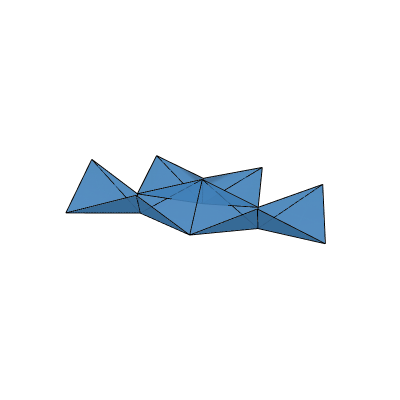
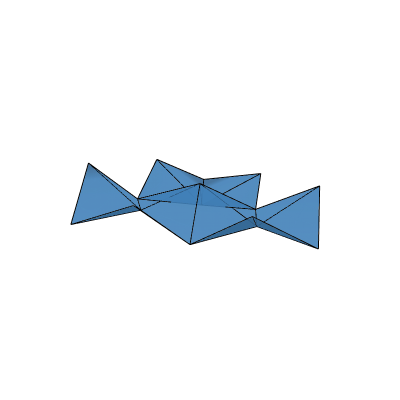
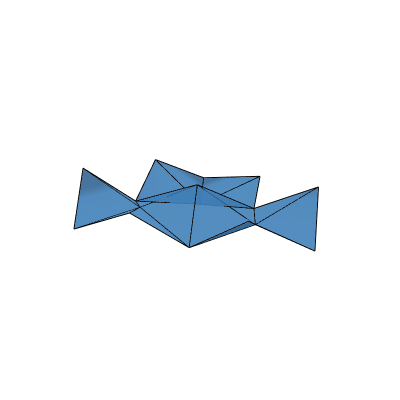
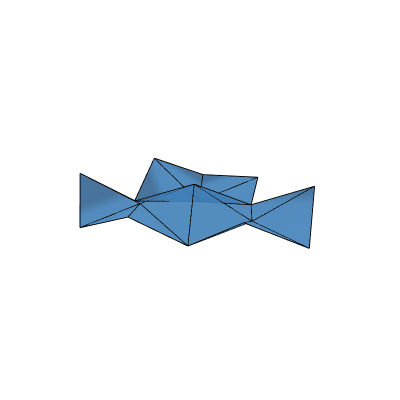

The code cell stored with these charts, in order, in its notebook:
### Code cell
for i in ran
    display(plot(waterbomb_cells(eta, zeta,gamma*i,del_beta*i, base_length), opacity = 0.9, width = 400, height = 400, viewpoints = [[1.8,1,1.8]]))
end

### Figure 1 — Plotly figure (JSON) as saved in the notebook; plotly's stock layout.template omitted (floating-point values rounded to 4 significant figures)
{"data": [{"facecolor": ["#407FB7", "#407FB7", "#407FB7", "#407FB7", "#407FB7", "#407FB7", "#407FB7", "#407FB7", "#407FB7", "#407FB7", "#407FB7", "#407FB7", "#407FB7", "#407FB7", "#407FB7", "#407FB7", "#407FB7", "#407FB7"], "i": [0, 0, 0, 0, 7, 0, 0, 12, 7, 7, 12, 12, 7, 7, 12, 12, 7, 12], "j": [1, 2, 6, 3, 3, 5, 4, 4, 2, 11, 3, 15, 10, 8, 11, 14, 9, 13], "k": [2, 3, 1, 4, 2, 6, 5, 3, 8, 3, 11, 4, 11, 9, 13, 15, 10, 14], "opacity": 0.9, "type": "mesh3d", "x": [0, -1.509, 0.3917, 0.03, 1.509, -0.3917, -0.03, 0.1979, -1.055, 0.807, 0.4501, 1.877, 1.333, 1.568, 3.029, 1.186], "y": [0, 1.346, 1.967, 0, -1.346, -1.967, 0, 1.997, 3.308, 3.935, 1.967, 0.6287, -1.507, -1.347, -2.706, -3.282], "z": [0, 0.9552, 0.9887, 0.9996, 0.9552, 0.9887, 0.9996, 0.008107, 1.316, 0.9433, 0.9753, 0.5616, -0.01578, 0.9428, 0.8128, 1.336]}, {"line": {"color": "#000000"}, "mode": "lines", "type": "scatter3d", "x": [0, -1.509], "y": [0, 1.346], "z": [0, 0.9552]}, {"line": {"color": "#000000"}, "mode": "lines", "type": "scatter3d", "x": [0, 0.3917], "y": [0, 1.967], "z": [0, 0.9887]}, {"line": {"color": "#000000"}, "mode": "lines", "type": "scatter3d", "x": [0, 0.03], "y": [0, 0], "z": [0, 0.9996]}, {"line": {"color": "#000000"}, "mode": "lines", "type": "scatter3d", "x": [0, 1.509], "y": [0, -1.346], "z": [0, 0.9552]}, {"line": {"color": "#000000"}, "mode": "lines", "type": "scatter3d", "x": [0, -0.3917], "y": [0, -1.967], "z": [0, 0.9887]}, {"line": {"color": "#000000"}, "mode": "lines", "type": "scatter3d", "x": [0, -0.03], "y": [0, 0], "z": [0, 0.9996]}, {"line": {"color": "#000000"}, "mode": "lines", "type": "scatter3d", "x": [-1.509, 0.3917], "y": [1.346, 1.967], "z": [0.9552, 0.9887]}, {"line": {"color": "#000000"}, "mode": "lines", "type": "scatter3d", "x": [-1.509, -0.03], "y": [1.346, 0], "z": [0.9552, 0.9996]}, {"line": {"color": "#000000"}, "mode": "lines", "type": "scatter3d", "x": [0.3917, 0.03], "y": [1.967, 0], "z": [0.9887, 0.9996]}, {"line": {"color": "#000000"}, "mode": "lines", "type": "scatter3d", "x": [0.3917, 0.1979], "y": [1.967, 1.997], "z": [0.9887, 0.008107]}, {"line": {"color": "#000000"}, "mode": "lines", "type": "scatter3d", "x": [0.3917, -1.055], "y": [1.967, 3.308], "z": [0.9887, 1.316]}, {"line": {"color": "#000000"}, "mode": "lines", "type": "scatter3d", "x": [0.03, 1.509], "y": [0, -1.346], "z": [0.9996, 0.9552]}, {"line": {"color": "#000000"}, "mode": "lines", "type": "scatter3d", "x": [0.03, 0.1979], "y": [0, 1.997], "z": [0.9996, 0.008107]}, {"line": {"color": "#000000"}, "mode": "lines", "type": "scatter3d", "x": [0.03, 1.877], "y": [0, 0.6287], "z": [0.9996, 0.5616]}, {"line": {"color": "#000000"}, "mode": "lines", "type": "scatter3d", "x": [0.03, 1.333], "y": [0, -1.507], "z": [0.9996, -0.01578]}, {"line": {"color": "#000000"}, "mode": "lines", "type": "scatter3d", "x": [1.509, -0.3917], "y": [-1.346, -1.967], "z": [0.9552, 0.9887]}, {"line": {"color": "#000000"}, "mode": "lines", "type": "scatter3d", "x": [1.509, 1.333], "y": [-1.346, -1.507], "z": [0.9552, -0.01578]}, {"line": {"color": "#000000"}, "mode": "lines", "type": "scatter3d", "x": [1.509, 1.186], "y": [-1.346, -3.282], "z": [0.9552, 1.336]}, {"line": {"color": "#000000"}, "mode": "lines", "type": "scatter3d", "x": [-0.3917, -0.03], "y": [-1.967, 0], "z": [0.9887, 0.9996]}, {"line": {"color": "#000000"}, "mode": "lines", "type": "scatter3d", "x": [0.1979, -1.055], "y": [1.997, 3.308], "z": [0.008107, 1.316]}, {"line": {"color": "#000000"}, "mode": "lines", "type": "scatter3d", "x": [0.1979, 0.807], "y": [1.997, 3.935], "z": [0.008107, 0.9433]}, {"line": {"color": "#000000"}, "mode": "lines", "type": "scatter3d", "x": [0.1979, 0.4501], "y": [1.997, 1.967], "z": [0.008107, 0.9753]}, {"line": {"color": "#000000"}, "mode": "lines", "type": "scatter3d", "x": [0.1979, 1.877], "y": [1.997, 0.6287], "z": [0.008107, 0.5616]}, {"line": {"color": "#000000"}, "mode": "lines", "type": "scatter3d", "x": [-1.055, 0.807], "y": [3.308, 3.935], "z": [1.316, 0.9433]}, {"line": {"color": "#000000"}, "mode": "lines", "type": "scatter3d", "x": [0.807, 0.4501], "y": [3.935, 1.967], "z": [0.9433, 0.9753]}, {"line": {"color": "#000000"}, "mode": "lines", "type": "scatter3d", "x": [0.4501, 1.877], "y": [1.967, 0.6287], "z": [0.9753, 0.5616]}, {"line": {"color": "#000000"}, "mode": "lines", "type": "scatter3d", "x": [1.877, 1.333], "y": [0.6287, -1.507], "z": [0.5616, -0.01578]}, {"line": {"color": "#000000"}, "mode": "lines", "type": "scatter3d", "x": [1.877, 1.568], "y": [0.6287, -1.347], "z": [0.5616, 0.9428]}, {"line": {"color": "#000000"}, "mode": "lines", "type": "scatter3d", "x": [1.333, 1.568], "y": [-1.507, -1.347], "z": [-0.01578, 0.9428]}, {"line": {"color": "#000000"}, "mode": "lines", "type": "scatter3d", "x": [1.333, 3.029], "y": [-1.507, -2.706], "z": [-0.01578, 0.8128]}, {"line": {"color": "#000000"}, "mode": "lines", "type": "scatter3d", "x": [1.333, 1.186], "y": [-1.507, -3.282], "z": [-0.01578, 1.336]}, {"line": {"color": "#000000"}, "mode": "lines", "type": "scatter3d", "x": [1.568, 3.029], "y": [-1.347, -2.706], "z": [0.9428, 0.8128]}, {"line": {"color": "#000000"}, "mode": "lines", "type": "scatter3d", "x": [3.029, 1.186], "y": [-2.706, -3.282], "z": [0.8128, 1.336]}], "layout": {"height": 400, "margin": {"b": 50, "l": 50, "r": 50, "t": 60}, "scene": {"aspectmode": "data", "autosize": true, "camera": {"eye": {"x": 1.8, "y": 1, "z": 1.8}}, "xaxis": {"showaxeslabels": false, "showbackground": false, "showticklabels": false, "title": {"text": ""}}, "yaxis": {"showaxeslabels": false, "showbackground": false, "showticklabels": false, "title": {"text": ""}}, "zaxis": {"showaxeslabels": false, "showbackground": false, "showticklabels": false, "title": {"text": ""}}}, "showlegend": false, "width": 400}}

### Figure 2 — Plotly figure (JSON) as saved in the notebook; plotly's stock layout.template omitted (floating-point values rounded to 4 significant figures)
{"data": [{"facecolor": ["#407FB7", "#407FB7", "#407FB7", "#407FB7", "#407FB7", "#407FB7", "#407FB7", "#407FB7", "#407FB7", "#407FB7", "#407FB7", "#407FB7", "#407FB7", "#407FB7", "#407FB7", "#407FB7", "#407FB7", "#407FB7"], "i": [0, 0, 0, 0, 7, 0, 0, 12, 7, 7, 12, 12, 7, 7, 12, 12, 7, 12], "j": [1, 2, 6, 3, 3, 5, 4, 4, 2, 11, 3, 15, 10, 8, 11, 14, 9, 13], "k": [2, 3, 1, 4, 2, 6, 5, 3, 8, 3, 11, 4, 11, 9, 13, 15, 10, 14], "opacity": 0.9, "type": "mesh3d", "x": [0, -1.532, 0.3774, 0.1197, 1.532, -0.3774, -0.1197, 0.06768, -0.9678, 0.826, 0.5945, 1.796, 1.151, 1.741, 2.987, 1.436], "y": [0, 1.406, 1.983, 0, -1.406, -1.983, 0, 2.008, 3.385, 3.969, 1.984, 0.5914, -1.682, -1.423, -2.92, -3.3], "z": [0, 0.8225, 0.9617, 0.9928, 0.8225, 0.9617, 0.9928, 0.01124, 1.437, 0.7735, 0.8609, 0.07638, -0.05975, 0.7054, 0.2525, 1.457]}, {"line": {"color": "#000000"}, "mode": "lines", "type": "scatter3d", "x": [0, -1.532], "y": [0, 1.406], "z": [0, 0.8225]}, {"line": {"color": "#000000"}, "mode": "lines", "type": "scatter3d", "x": [0, 0.3774], "y": [0, 1.983], "z": [0, 0.9617]}, {"line": {"color": "#000000"}, "mode": "lines", "type": "scatter3d", "x": [0, 0.1197], "y": [0, 0], "z": [0, 0.9928]}, {"line": {"color": "#000000"}, "mode": "lines", "type": "scatter3d", "x": [0, 1.532], "y": [0, -1.406], "z": [0, 0.8225]}, {"line": {"color": "#000000"}, "mode": "lines", "type": "scatter3d", "x": [0, -0.3774], "y": [0, -1.983], "z": [0, 0.9617]}, {"line": {"color": "#000000"}, "mode": "lines", "type": "scatter3d", "x": [0, -0.1197], "y": [0, 0], "z": [0, 0.9928]}, {"line": {"color": "#000000"}, "mode": "lines", "type": "scatter3d", "x": [-1.532, 0.3774], "y": [1.406, 1.983], "z": [0.8225, 0.9617]}, {"line": {"color": "#000000"}, "mode": "lines", "type": "scatter3d", "x": [-1.532, -0.1197], "y": [1.406, 0], "z": [0.8225, 0.9928]}, {"line": {"color": "#000000"}, "mode": "lines", "type": "scatter3d", "x": [0.3774, 0.1197], "y": [1.983, 0], "z": [0.9617, 0.9928]}, {"line": {"color": "#000000"}, "mode": "lines", "type": "scatter3d", "x": [0.3774, 0.06768], "y": [1.983, 2.008], "z": [0.9617, 0.01124]}, {"line": {"color": "#000000"}, "mode": "lines", "type": "scatter3d", "x": [0.3774, -0.9678], "y": [1.983, 3.385], "z": [0.9617, 1.437]}, {"line": {"color": "#000000"}, "mode": "lines", "type": "scatter3d", "x": [0.1197, 1.532], "y": [0, -1.406], "z": [0.9928, 0.8225]}, {"line": {"color": "#000000"}, "mode": "lines", "type": "scatter3d", "x": [0.1197, 0.06768], "y": [0, 2.008], "z": [0.9928, 0.01124]}, {"line": {"color": "#000000"}, "mode": "lines", "type": "scatter3d", "x": [0.1197, 1.796], "y": [0, 0.5914], "z": [0.9928, 0.07638]}, {"line": {"color": "#000000"}, "mode": "lines", "type": "scatter3d", "x": [0.1197, 1.151], "y": [0, -1.682], "z": [0.9928, -0.05975]}, {"line": {"color": "#000000"}, "mode": "lines", "type": "scatter3d", "x": [1.532, -0.3774], "y": [-1.406, -1.983], "z": [0.8225, 0.9617]}, {"line": {"color": "#000000"}, "mode": "lines", "type": "scatter3d", "x": [1.532, 1.151], "y": [-1.406, -1.682], "z": [0.8225, -0.05975]}, {"line": {"color": "#000000"}, "mode": "lines", "type": "scatter3d", "x": [1.532, 1.436], "y": [-1.406, -3.3], "z": [0.8225, 1.457]}, {"line": {"color": "#000000"}, "mode": "lines", "type": "scatter3d", "x": [-0.3774, -0.1197], "y": [-1.983, 0], "z": [0.9617, 0.9928]}, {"line": {"color": "#000000"}, "mode": "lines", "type": "scatter3d", "x": [0.06768, -0.9678], "y": [2.008, 3.385], "z": [0.01124, 1.437]}, {"line": {"color": "#000000"}, "mode": "lines", "type": "scatter3d", "x": [0.06768, 0.826], "y": [2.008, 3.969], "z": [0.01124, 0.7735]}, {"line": {"color": "#000000"}, "mode": "lines", "type": "scatter3d", "x": [0.06768, 0.5945], "y": [2.008, 1.984], "z": [0.01124, 0.8609]}, {"line": {"color": "#000000"}, "mode": "lines", "type": "scatter3d", "x": [0.06768, 1.796], "y": [2.008, 0.5914], "z": [0.01124, 0.07638]}, {"line": {"color": "#000000"}, "mode": "lines", "type": "scatter3d", "x": [-0.9678, 0.826], "y": [3.385, 3.969], "z": [1.437, 0.7735]}, {"line": {"color": "#000000"}, "mode": "lines", "type": "scatter3d", "x": [0.826, 0.5945], "y": [3.969, 1.984], "z": [0.7735, 0.8609]}, {"line": {"color": "#000000"}, "mode": "lines", "type": "scatter3d", "x": [0.5945, 1.796], "y": [1.984, 0.5914], "z": [0.8609, 0.07638]}, {"line": {"color": "#000000"}, "mode": "lines", "type": "scatter3d", "x": [1.796, 1.151], "y": [0.5914, -1.682], "z": [0.07638, -0.05975]}, {"line": {"color": "#000000"}, "mode": "lines", "type": "scatter3d", "x": [1.796, 1.741], "y": [0.5914, -1.423], "z": [0.07638, 0.7054]}, {"line": {"color": "#000000"}, "mode": "lines", "type": "scatter3d", "x": [1.151, 1.741], "y": [-1.682, -1.423], "z": [-0.05975, 0.7054]}, {"line": {"color": "#000000"}, "mode": "lines", "type": "scatter3d", "x": [1.151, 2.987], "y": [-1.682, -2.92], "z": [-0.05975, 0.2525]}, {"line": {"color": "#000000"}, "mode": "lines", "type": "scatter3d", "x": [1.151, 1.436], "y": [-1.682, -3.3], "z": [-0.05975, 1.457]}, {"line": {"color": "#000000"}, "mode": "lines", "type": "scatter3d", "x": [1.741, 2.987], "y": [-1.423, -2.92], "z": [0.7054, 0.2525]}, {"line": {"color": "#000000"}, "mode": "lines", "type": "scatter3d", "x": [2.987, 1.436], "y": [-2.92, -3.3], "z": [0.2525, 1.457]}], "layout": {"height": 400, "margin": {"b": 50, "l": 50, "r": 50, "t": 60}, "scene": {"aspectmode": "data", "autosize": true, "camera": {"eye": {"x": 1.8, "y": 1, "z": 1.8}}, "xaxis": {"showaxeslabels": false, "showbackground": false, "showticklabels": false, "title": {"text": ""}}, "yaxis": {"showaxeslabels": false, "showbackground": false, "showticklabels": false, "title": {"text": ""}}, "zaxis": {"showaxeslabels": false, "showbackground": false, "showticklabels": false, "title": {"text": ""}}}, "showlegend": false, "width": 400}}

### Figure 3 — Plotly figure (JSON) as saved in the notebook; plotly's stock layout.template omitted (floating-point values rounded to 4 significant figures)
{"data": [{"facecolor": ["#407FB7", "#407FB7", "#407FB7", "#407FB7", "#407FB7", "#407FB7", "#407FB7", "#407FB7", "#407FB7", "#407FB7", "#407FB7", "#407FB7", "#407FB7", "#407FB7", "#407FB7", "#407FB7", "#407FB7", "#407FB7"], "i": [0, 0, 0, 0, 7, 0, 0, 12, 7, 7, 12, 12, 7, 7, 12, 12, 7, 12], "j": [1, 2, 6, 3, 3, 5, 4, 4, 2, 11, 3, 15, 10, 8, 11, 14, 9, 13], "k": [2, 3, 1, 4, 2, 6, 5, 3, 8, 3, 11, 4, 11, 9, 13, 15, 10, 14], "opacity": 0.9, "type": "mesh3d", "x": [0, -1.55, 0.3588, 0.2085, 1.55, -0.3588, -0.2085, 0.02186, -0.9289, 0.8301, 0.7135, 1.7, 1.034, 1.851, 2.803, 1.666], "y": [0, 1.455, 1.994, 0, -1.455, -1.994, 0, 2.004, 3.448, 3.99, 1.995, 0.5468, -1.776, -1.507, -3.134, -3.332], "z": [0, 0.692, 0.946, 0.978, 0.692, 0.946, 0.978, 0.004522, 1.423, 0.6402, 0.7267, -0.2366, -0.102, 0.4077, -0.2596, 1.374]}, {"line": {"color": "#000000"}, "mode": "lines", "type": "scatter3d", "x": [0, -1.55], "y": [0, 1.455], "z": [0, 0.692]}, {"line": {"color": "#000000"}, "mode": "lines", "type": "scatter3d", "x": [0, 0.3588], "y": [0, 1.994], "z": [0, 0.946]}, {"line": {"color": "#000000"}, "mode": "lines", "type": "scatter3d", "x": [0, 0.2085], "y": [0, 0], "z": [0, 0.978]}, {"line": {"color": "#000000"}, "mode": "lines", "type": "scatter3d", "x": [0, 1.55], "y": [0, -1.455], "z": [0, 0.692]}, {"line": {"color": "#000000"}, "mode": "lines", "type": "scatter3d", "x": [0, -0.3588], "y": [0, -1.994], "z": [0, 0.946]}, {"line": {"color": "#000000"}, "mode": "lines", "type": "scatter3d", "x": [0, -0.2085], "y": [0, 0], "z": [0, 0.978]}, {"line": {"color": "#000000"}, "mode": "lines", "type": "scatter3d", "x": [-1.55, 0.3588], "y": [1.455, 1.994], "z": [0.692, 0.946]}, {"line": {"color": "#000000"}, "mode": "lines", "type": "scatter3d", "x": [-1.55, -0.2085], "y": [1.455, 0], "z": [0.692, 0.978]}, {"line": {"color": "#000000"}, "mode": "lines", "type": "scatter3d", "x": [0.3588, 0.2085], "y": [1.994, 0], "z": [0.946, 0.978]}, {"line": {"color": "#000000"}, "mode": "lines", "type": "scatter3d", "x": [0.3588, 0.02186], "y": [1.994, 2.004], "z": [0.946, 0.004522]}, {"line": {"color": "#000000"}, "mode": "lines", "type": "scatter3d", "x": [0.3588, -0.9289], "y": [1.994, 3.448], "z": [0.946, 1.423]}, {"line": {"color": "#000000"}, "mode": "lines", "type": "scatter3d", "x": [0.2085, 1.55], "y": [0, -1.455], "z": [0.978, 0.692]}, {"line": {"color": "#000000"}, "mode": "lines", "type": "scatter3d", "x": [0.2085, 0.02186], "y": [0, 2.004], "z": [0.978, 0.004522]}, {"line": {"color": "#000000"}, "mode": "lines", "type": "scatter3d", "x": [0.2085, 1.7], "y": [0, 0.5468], "z": [0.978, -0.2366]}, {"line": {"color": "#000000"}, "mode": "lines", "type": "scatter3d", "x": [0.2085, 1.034], "y": [0, -1.776], "z": [0.978, -0.102]}, {"line": {"color": "#000000"}, "mode": "lines", "type": "scatter3d", "x": [1.55, -0.3588], "y": [-1.455, -1.994], "z": [0.692, 0.946]}, {"line": {"color": "#000000"}, "mode": "lines", "type": "scatter3d", "x": [1.55, 1.034], "y": [-1.455, -1.776], "z": [0.692, -0.102]}, {"line": {"color": "#000000"}, "mode": "lines", "type": "scatter3d", "x": [1.55, 1.666], "y": [-1.455, -3.332], "z": [0.692, 1.374]}, {"line": {"color": "#000000"}, "mode": "lines", "type": "scatter3d", "x": [-0.3588, -0.2085], "y": [-1.994, 0], "z": [0.946, 0.978]}, {"line": {"color": "#000000"}, "mode": "lines", "type": "scatter3d", "x": [0.02186, -0.9289], "y": [2.004, 3.448], "z": [0.004522, 1.423]}, {"line": {"color": "#000000"}, "mode": "lines", "type": "scatter3d", "x": [0.02186, 0.8301], "y": [2.004, 3.99], "z": [0.004522, 0.6402]}, {"line": {"color": "#000000"}, "mode": "lines", "type": "scatter3d", "x": [0.02186, 0.7135], "y": [2.004, 1.995], "z": [0.004522, 0.7267]}, {"line": {"color": "#000000"}, "mode": "lines", "type": "scatter3d", "x": [0.02186, 1.7], "y": [2.004, 0.5468], "z": [0.004522, -0.2366]}, {"line": {"color": "#000000"}, "mode": "lines", "type": "scatter3d", "x": [-0.9289, 0.8301], "y": [3.448, 3.99], "z": [1.423, 0.6402]}, {"line": {"color": "#000000"}, "mode": "lines", "type": "scatter3d", "x": [0.8301, 0.7135], "y": [3.99, 1.995], "z": [0.6402, 0.7267]}, {"line": {"color": "#000000"}, "mode": "lines", "type": "scatter3d", "x": [0.7135, 1.7], "y": [1.995, 0.5468], "z": [0.7267, -0.2366]}, {"line": {"color": "#000000"}, "mode": "lines", "type": "scatter3d", "x": [1.7, 1.034], "y": [0.5468, -1.776], "z": [-0.2366, -0.102]}, {"line": {"color": "#000000"}, "mode": "lines", "type": "scatter3d", "x": [1.7, 1.851], "y": [0.5468, -1.507], "z": [-0.2366, 0.4077]}, {"line": {"color": "#000000"}, "mode": "lines", "type": "scatter3d", "x": [1.034, 1.851], "y": [-1.776, -1.507], "z": [-0.102, 0.4077]}, {"line": {"color": "#000000"}, "mode": "lines", "type": "scatter3d", "x": [1.034, 2.803], "y": [-1.776, -3.134], "z": [-0.102, -0.2596]}, {"line": {"color": "#000000"}, "mode": "lines", "type": "scatter3d", "x": [1.034, 1.666], "y": [-1.776, -3.332], "z": [-0.102, 1.374]}, {"line": {"color": "#000000"}, "mode": "lines", "type": "scatter3d", "x": [1.851, 2.803], "y": [-1.507, -3.134], "z": [0.4077, -0.2596]}, {"line": {"color": "#000000"}, "mode": "lines", "type": "scatter3d", "x": [2.803, 1.666], "y": [-3.134, -3.332], "z": [-0.2596, 1.374]}], "layout": {"height": 400, "margin": {"b": 50, "l": 50, "r": 50, "t": 60}, "scene": {"aspectmode": "data", "autosize": true, "camera": {"eye": {"x": 1.8, "y": 1, "z": 1.8}}, "xaxis": {"showaxeslabels": false, "showbackground": false, "showticklabels": false, "title": {"text": ""}}, "yaxis": {"showaxeslabels": false, "showbackground": false, "showticklabels": false, "title": {"text": ""}}, "zaxis": {"showaxeslabels": false, "showbackground": false, "showticklabels": false, "title": {"text": ""}}}, "showlegend": false, "width": 400}}

### Figure 4 — Plotly figure (JSON) as saved in the notebook; plotly's stock layout.template omitted (floating-point values rounded to 4 significant figures)
{"data": [{"facecolor": ["#407FB7", "#407FB7", "#407FB7", "#407FB7", "#407FB7", "#407FB7", "#407FB7", "#407FB7", "#407FB7", "#407FB7", "#407FB7", "#407FB7", "#407FB7", "#407FB7", "#407FB7", "#407FB7", "#407FB7", "#407FB7"], "i": [0, 0, 0, 0, 7, 0, 0, 12, 7, 7, 12, 12, 7, 7, 12, 12, 7, 12], "j": [1, 2, 6, 3, 3, 5, 4, 4, 2, 11, 3, 15, 10, 8, 11, 14, 9, 13], "k": [2, 3, 1, 4, 2, 6, 5, 3, 8, 3, 11, 4, 11, 9, 13, 15, 10, 14], "opacity": 0.9, "type": "mesh3d", "x": [0, -1.564, 0.3342, 0.2955, 1.564, -0.3342, -0.2955, 0.01968, -0.9256, 0.8401, 0.8153, 1.619, 0.9476, 1.891, 2.519, 1.86], "y": [0, 1.496, 2.0, 0, -1.496, -2.0, 0, 2.0, 3.496, 3.999, 2.0, 0.5039, -1.831, -1.593, -3.325, -3.372], "z": [0, 0.5631, 0.9434, 0.9553, 0.5631, 0.9434, 0.9553, -0.00588, 1.361, 0.5685, 0.5999, -0.4567, -0.1497, 0.08066, -0.6989, 1.189]}, {"line": {"color": "#000000"}, "mode": "lines", "type": "scatter3d", "x": [0, -1.564], "y": [0, 1.496], "z": [0, 0.5631]}, {"line": {"color": "#000000"}, "mode": "lines", "type": "scatter3d", "x": [0, 0.3342], "y": [0, 2.0], "z": [0, 0.9434]}, {"line": {"color": "#000000"}, "mode": "lines", "type": "scatter3d", "x": [0, 0.2955], "y": [0, 0], "z": [0, 0.9553]}, {"line": {"color": "#000000"}, "mode": "lines", "type": "scatter3d", "x": [0, 1.564], "y": [0, -1.496], "z": [0, 0.5631]}, {"line": {"color": "#000000"}, "mode": "lines", "type": "scatter3d", "x": [0, -0.3342], "y": [0, -2.0], "z": [0, 0.9434]}, {"line": {"color": "#000000"}, "mode": "lines", "type": "scatter3d", "x": [0, -0.2955], "y": [0, 0], "z": [0, 0.9553]}, {"line": {"color": "#000000"}, "mode": "lines", "type": "scatter3d", "x": [-1.564, 0.3342], "y": [1.496, 2.0], "z": [0.5631, 0.9434]}, {"line": {"color": "#000000"}, "mode": "lines", "type": "scatter3d", "x": [-1.564, -0.2955], "y": [1.496, 0], "z": [0.5631, 0.9553]}, {"line": {"color": "#000000"}, "mode": "lines", "type": "scatter3d", "x": [0.3342, 0.2955], "y": [2.0, 0], "z": [0.9434, 0.9553]}, {"line": {"color": "#000000"}, "mode": "lines", "type": "scatter3d", "x": [0.3342, 0.01968], "y": [2.0, 2.0], "z": [0.9434, -0.00588]}, {"line": {"color": "#000000"}, "mode": "lines", "type": "scatter3d", "x": [0.3342, -0.9256], "y": [2.0, 3.496], "z": [0.9434, 1.361]}, {"line": {"color": "#000000"}, "mode": "lines", "type": "scatter3d", "x": [0.2955, 1.564], "y": [0, -1.496], "z": [0.9553, 0.5631]}, {"line": {"color": "#000000"}, "mode": "lines", "type": "scatter3d", "x": [0.2955, 0.01968], "y": [0, 2.0], "z": [0.9553, -0.00588]}, {"line": {"color": "#000000"}, "mode": "lines", "type": "scatter3d", "x": [0.2955, 1.619], "y": [0, 0.5039], "z": [0.9553, -0.4567]}, {"line": {"color": "#000000"}, "mode": "lines", "type": "scatter3d", "x": [0.2955, 0.9476], "y": [0, -1.831], "z": [0.9553, -0.1497]}, {"line": {"color": "#000000"}, "mode": "lines", "type": "scatter3d", "x": [1.564, -0.3342], "y": [-1.496, -2.0], "z": [0.5631, 0.9434]}, {"line": {"color": "#000000"}, "mode": "lines", "type": "scatter3d", "x": [1.564, 0.9476], "y": [-1.496, -1.831], "z": [0.5631, -0.1497]}, {"line": {"color": "#000000"}, "mode": "lines", "type": "scatter3d", "x": [1.564, 1.86], "y": [-1.496, -3.372], "z": [0.5631, 1.189]}, {"line": {"color": "#000000"}, "mode": "lines", "type": "scatter3d", "x": [-0.3342, -0.2955], "y": [-2.0, 0], "z": [0.9434, 0.9553]}, {"line": {"color": "#000000"}, "mode": "lines", "type": "scatter3d", "x": [0.01968, -0.9256], "y": [2.0, 3.496], "z": [-0.00588, 1.361]}, {"line": {"color": "#000000"}, "mode": "lines", "type": "scatter3d", "x": [0.01968, 0.8401], "y": [2.0, 3.999], "z": [-0.00588, 0.5685]}, {"line": {"color": "#000000"}, "mode": "lines", "type": "scatter3d", "x": [0.01968, 0.8153], "y": [2.0, 2.0], "z": [-0.00588, 0.5999]}, {"line": {"color": "#000000"}, "mode": "lines", "type": "scatter3d", "x": [0.01968, 1.619], "y": [2.0, 0.5039], "z": [-0.00588, -0.4567]}, {"line": {"color": "#000000"}, "mode": "lines", "type": "scatter3d", "x": [-0.9256, 0.8401], "y": [3.496, 3.999], "z": [1.361, 0.5685]}, {"line": {"color": "#000000"}, "mode": "lines", "type": "scatter3d", "x": [0.8401, 0.8153], "y": [3.999, 2.0], "z": [0.5685, 0.5999]}, {"line": {"color": "#000000"}, "mode": "lines", "type": "scatter3d", "x": [0.8153, 1.619], "y": [2.0, 0.5039], "z": [0.5999, -0.4567]}, {"line": {"color": "#000000"}, "mode": "lines", "type": "scatter3d", "x": [1.619, 0.9476], "y": [0.5039, -1.831], "z": [-0.4567, -0.1497]}, {"line": {"color": "#000000"}, "mode": "lines", "type": "scatter3d", "x": [1.619, 1.891], "y": [0.5039, -1.593], "z": [-0.4567, 0.08066]}, {"line": {"color": "#000000"}, "mode": "lines", "type": "scatter3d", "x": [0.9476, 1.891], "y": [-1.831, -1.593], "z": [-0.1497, 0.08066]}, {"line": {"color": "#000000"}, "mode": "lines", "type": "scatter3d", "x": [0.9476, 2.519], "y": [-1.831, -3.325], "z": [-0.1497, -0.6989]}, {"line": {"color": "#000000"}, "mode": "lines", "type": "scatter3d", "x": [0.9476, 1.86], "y": [-1.831, -3.372], "z": [-0.1497, 1.189]}, {"line": {"color": "#000000"}, "mode": "lines", "type": "scatter3d", "x": [1.891, 2.519], "y": [-1.593, -3.325], "z": [0.08066, -0.6989]}, {"line": {"color": "#000000"}, "mode": "lines", "type": "scatter3d", "x": [2.519, 1.86], "y": [-3.325, -3.372], "z": [-0.6989, 1.189]}], "layout": {"height": 400, "margin": {"b": 50, "l": 50, "r": 50, "t": 60}, "scene": {"aspectmode": "data", "autosize": true, "camera": {"eye": {"x": 1.8, "y": 1, "z": 1.8}}, "xaxis": {"showaxeslabels": false, "showbackground": false, "showticklabels": false, "title": {"text": ""}}, "yaxis": {"showaxeslabels": false, "showbackground": false, "showticklabels": false, "title": {"text": ""}}, "zaxis": {"showaxeslabels": false, "showbackground": false, "showticklabels": false, "title": {"text": ""}}}, "showlegend": false, "width": 400}}
